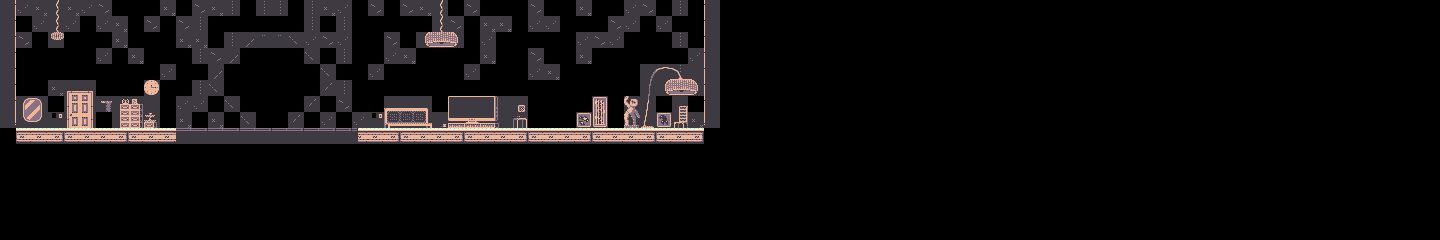

This game map was drawn from its Tiled (.tmx) file and the tilesets committed beside it. A one-line description and the full map source follow:
An orthogonal 90x15 tile map with 16x16 px tiles, 1 tile layer (Tile Layer 1).

<map version="1.8" tiledversion="1.8.2" orientation="orthogonal" renderorder="right-down" width="90" height="15" tilewidth="16" tileheight="16" infinite="0" nextlayerid="2" nextobjectid="1">
 <tileset firstgid="1" source="atlas.tsx" />
 <layer id="1" name="Tile Layer 1" width="90" height="15">
  <data encoding="csv">
226,73,72,69,72,73,74,0,0,0,72,0,74,72,198,0,198,198,0,198,72,73,0,74,0,74,72,69,0,74,0,0,0,74,0,0,72,0,0,73,74,0,198,0,225,0,0,0,0,0,0,0,0,0,0,0,0,0,0,0,0,0,0,0,0,0,0,0,0,0,0,0,0,0,0,0,0,0,0,0,0,0,0,0,0,0,0,0,0,0,
226,0,73,69,73,0,73,72,0,74,0,74,198,0,0,0,0,0,0,198,0,198,0,0,0,0,0,69,74,0,72,72,0,73,73,0,0,0,74,73,0,73,0,0,225,0,0,0,0,0,0,0,0,0,0,0,0,0,0,0,0,0,0,0,0,0,0,0,0,0,0,0,0,0,0,0,0,0,0,0,0,0,0,0,0,0,0,0,0,0,
226,74,0,101,0,0,0,72,0,0,0,72,72,0,198,199,201,201,200,73,74,73,0,0,74,0,98,99,100,0,73,0,0,0,0,0,73,74,73,0,0,0,198,0,225,0,0,0,0,0,0,0,0,0,0,0,0,0,0,0,0,0,0,0,0,0,0,0,0,0,0,0,0,0,0,0,0,0,0,0,0,0,0,0,0,0,0,0,0,0,
226,0,0,0,0,0,73,0,72,0,0,0,198,74,199,0,0,0,0,200,0,198,0,0,73,72,0,0,0,0,72,0,0,74,0,0,72,0,0,0,0,0,0,73,225,0,0,0,0,0,0,0,0,0,0,0,0,0,0,0,0,0,0,0,0,0,0,0,0,0,0,0,0,0,0,0,0,0,0,0,0,0,0,0,0,0,0,0,0,0,
226,0,0,0,0,0,0,0,0,0,73,0,0,199,0,0,0,0,0,0,200,0,0,73,0,0,0,0,0,73,0,0,0,73,72,0,0,0,0,0,65,66,67,68,225,0,0,0,0,0,0,0,0,0,0,0,0,0,0,0,0,0,0,0,0,0,0,0,0,0,0,0,0,0,0,0,0,0,0,0,0,0,0,0,0,0,0,0,0,0,
226,0,0,72,105,106,0,0,0,9,0,0,198,200,0,0,0,0,0,0,232,198,0,0,0,0,0,0,0,0,0,0,0,0,0,0,0,0,0,0,97,98,99,100,225,0,0,0,0,0,0,0,0,0,0,0,0,0,0,0,0,0,0,0,0,0,0,0,0,0,0,0,0,0,0,0,0,0,0,0,0,0,0,0,0,0,0,0,0,0,
226,75,76,0,137,138,10,2,3,1,0,73,73,0,200,0,0,0,0,232,0,74,0,0,5,6,7,0,11,12,13,14,109,0,0,0,0,139,0,141,129,0,78,0,225,0,0,0,0,0,0,0,0,0,0,0,0,0,0,0,0,0,0,0,0,0,0,0,0,0,0,0,0,0,0,0,0,0,0,0,0,0,0,0,0,0,0,0,0,0,
258,107,108,41,169,170,0,34,35,33,0,72,0,72,0,200,0,0,232,0,73,0,73,41,37,38,39,40,43,44,45,46,8,0,0,0,172,171,0,173,161,140,110,72,257,0,0,0,0,0,0,0,0,0,0,0,0,0,0,0,0,0,0,0,0,0,0,0,0,0,0,0,0,0,0,0,0,0,0,0,0,0,0,0,0,0,0,0,0,0,
0,193,195,196,193,194,195,196,193,194,195,163,164,163,164,163,164,163,164,163,164,164,197,195,196,193,194,195,196,193,194,195,196,193,194,195,196,193,194,195,196,193,194,196,0,0,0,0,0,0,0,0,0,0,0,0,0,0,0,0,0,0,0,0,0,0,0,0,0,0,0,0,0,0,0,0,0,0,0,0,0,0,0,0,0,0,0,0,0,0,
0,0,0,0,0,0,0,0,0,0,0,0,0,0,0,0,0,0,0,0,0,0,0,0,0,0,0,0,0,0,0,0,0,0,0,0,0,0,0,0,0,0,0,0,0,0,0,0,0,0,0,0,0,0,0,0,0,0,0,0,0,0,0,0,0,0,0,0,0,0,0,0,0,0,0,0,0,0,0,0,0,0,0,0,0,0,0,0,0,0,
0,0,0,0,0,0,0,0,0,0,0,0,0,0,0,0,0,0,0,0,0,0,0,0,0,0,0,0,0,0,0,0,0,0,0,0,0,0,0,0,0,0,0,0,0,0,0,0,0,0,0,0,0,0,0,0,0,0,0,0,0,0,0,0,0,0,0,0,0,0,0,0,0,0,0,0,0,0,0,0,0,0,0,0,0,0,0,0,0,0,
0,0,0,0,0,0,0,0,0,0,0,0,0,0,0,0,0,0,0,0,0,0,0,0,0,0,0,0,0,0,0,0,0,0,0,0,0,0,0,0,0,0,0,0,0,0,0,0,0,0,0,0,0,0,0,0,0,0,0,0,0,0,0,0,0,0,0,0,0,0,0,0,0,0,0,0,0,0,0,0,0,0,0,0,0,0,0,0,0,0,
0,0,0,0,0,0,0,0,0,0,0,0,0,0,0,0,0,0,0,0,0,0,0,0,0,0,0,0,0,0,0,0,0,0,0,0,0,0,0,0,0,0,0,0,0,0,0,0,0,0,0,0,0,0,0,0,0,0,0,0,0,0,0,0,0,0,0,0,0,0,0,0,0,0,0,0,0,0,0,0,0,0,0,0,0,0,0,0,0,0,
0,0,0,0,0,0,0,0,0,0,0,0,0,0,0,0,0,0,0,0,0,0,0,0,0,0,0,0,0,0,0,0,0,0,0,0,0,0,0,0,0,0,0,0,0,0,0,0,0,0,0,0,0,0,0,0,0,0,0,0,0,0,0,0,0,0,0,0,0,0,0,0,0,0,0,0,0,0,0,0,0,0,0,0,0,0,0,0,0,0,
0,0,0,0,0,0,0,0,0,0,0,0,0,0,0,0,0,0,0,0,0,0,0,0,0,0,0,0,0,0,0,0,0,0,0,0,0,0,0,0,0,0,0,0,0,0,0,0,0,0,0,0,0,0,0,0,0,0,0,0,0,0,0,0,0,0,0,0,0,0,0,0,0,0,0,0,0,0,0,0,0,0,0,0,0,0,0,0,0,0
</data>
 </layer>
</map>
